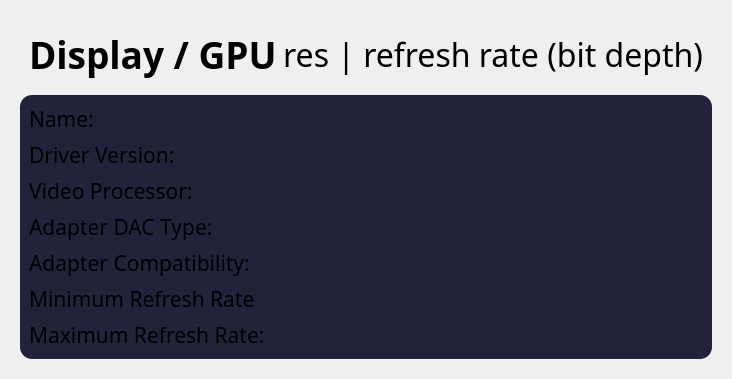
         <widget class="QWidget" name="displayPage">
          <layout class="QVBoxLayout" name="verticalLayout_6">
           <item>
            <widget class="QFrame" name="displayMainFrame">
             <property name="frameShape">
              <enum>QFrame::NoFrame</enum>
             </property>
             <property name="frameShadow">
              <enum>QFrame::Plain</enum>
             </property>
             <layout class="QVBoxLayout" name="verticalLayout_7">
              <item>
               <widget class="QFrame" name="displayHeaderFrame">
                <property name="frameShape">
                 <enum>QFrame::NoFrame</enum>
                </property>
                <property name="frameShadow">
                 <enum>QFrame::Plain</enum>
                </property>
                <layout class="QHBoxLayout" name="horizontalLayout_3">
                 <item>
                  <widget class="QLabel" name="gpuHeadingLbl">
                   <property name="sizePolicy">
                    <sizepolicy hsizetype="Preferred" vsizetype="Minimum">
                     <horstretch>0</horstretch>
                     <verstretch>0</verstretch>
                    </sizepolicy>
                   </property>
                   <property name="font">
                    <font>
                     <family>Raleway</family>
                     <pointsize>28</pointsize>
                     <weight>75</weight>
                     <bold>true</bold>
                    </font>
                   </property>
                   <property name="text">
                    <string>Display / GPU</string>
                   </property>
                  </widget>
                 </item>
                 <item>
                  <widget class="QLabel" name="gpuInfoHeadingLbl">
                   <property name="sizePolicy">
                    <sizepolicy hsizetype="Preferred" vsizetype="Preferred">
                     <horstretch>0</horstretch>
                     <verstretch>0</verstretch>
                    </sizepolicy>
                   </property>
                   <property name="font">
                    <font>
                     <family>Raleway</family>
                     <pointsize>24</pointsize>
                    </font>
                   </property>
                   <property name="text">
                    <string>res | refresh rate (bit depth)</string>
                   </property>
                   <property name="alignment">
                    <set>Qt::AlignRight|Qt::AlignTrailing|Qt::AlignVCenter</set>
                   </property>
                  </widget>
                 </item>
                </layout>
               </widget>
              </item>
              <item>
               <widget class="QFrame" name="displayInfoFrame">
                <property name="sizePolicy">
                 <sizepolicy hsizetype="Preferred" vsizetype="MinimumExpanding">
                  <horstretch>0</horstretch>
                  <verstretch>0</verstretch>
                 </sizepolicy>
                </property>
                <property name="styleSheet">
                 <string notr="true">QFrame {
	background-color: #22223b;
	border-radius: 12px;
}</string>
                </property>
                <property name="frameShape">
                 <enum>QFrame::NoFrame</enum>
                </property>
                <property name="frameShadow">
                 <enum>QFrame::Plain</enum>
                </property>
                <layout class="QVBoxLayout" name="verticalLayout_8">
                 <item>
                  <widget class="QLabel" name="gpuNameLbl">
                   <property name="font">
                    <font>
                     <family>Raleway</family>
                     <pointsize>16</pointsize>
                    </font>
                   </property>
                   <property name="text">
                    <string>Name:</string>
                   </property>
                  </widget>
                 </item>
                 <item>
                  <widget class="QLabel" name="gpuDriverVerLbl">
                   <property name="font">
                    <font>
                     <family>Raleway</family>
                     <pointsize>16</pointsize>
                    </font>
                   </property>
                   <property name="text">
                    <string>Driver Version:</string>
                   </property>
                  </widget>
                 </item>
                 <item>
                  <widget class="QLabel" name="gpuProcessorLbl">
                   <property name="font">
                    <font>
                     <family>Raleway</family>
                     <pointsize>16</pointsize>
                    </font>
                   </property>
                   <property name="text">
                    <string>Video Processor:</string>
                   </property>
                  </widget>
                 </item>
                 <item>
                  <widget class="QLabel" name="gpuDACLbl">
                   <property name="font">
                    <font>
                     <family>Raleway</family>
                     <pointsize>16</pointsize>
                    </font>
                   </property>
                   <property name="text">
                    <string>Adapter DAC Type:</string>
                   </property>
                  </widget>
                 </item>
                 <item>
                  <widget class="QLabel" name="gpuCompatLbl">
                   <property name="font">
                    <font>
                     <family>Raleway</family>
                     <pointsize>16</pointsize>
                    </font>
                   </property>
                   <property name="text">
                    <string>Adapter Compatibility:</string>
                   </property>
                  </widget>
                 </item>
                 <item>
                  <widget class="QLabel" name="gpuMinHzLbl">
                   <property name="font">
                    <font>
                     <family>Raleway</family>
                     <pointsize>16</pointsize>
                    </font>
                   </property>
                   <property name="text">
                    <string>Minimum Refresh Rate</string>
                   </property>
                  </widget>
                 </item>
                 <item>
                  <widget class="QLabel" name="gpuMaxHzLbl">
                   <property name="font">
                    <font>
                     <family>Raleway</family>
                     <pointsize>16</pointsize>
                    </font>
                   </property>
                   <property name="text">
                    <string>Maximum Refresh Rate:</string>
                   </property>
                  </widget>
                 </item>
                </layout>
               </widget>
              </item>
             </layout>
            </widget>
           </item>
          </layout>
         </widget>
